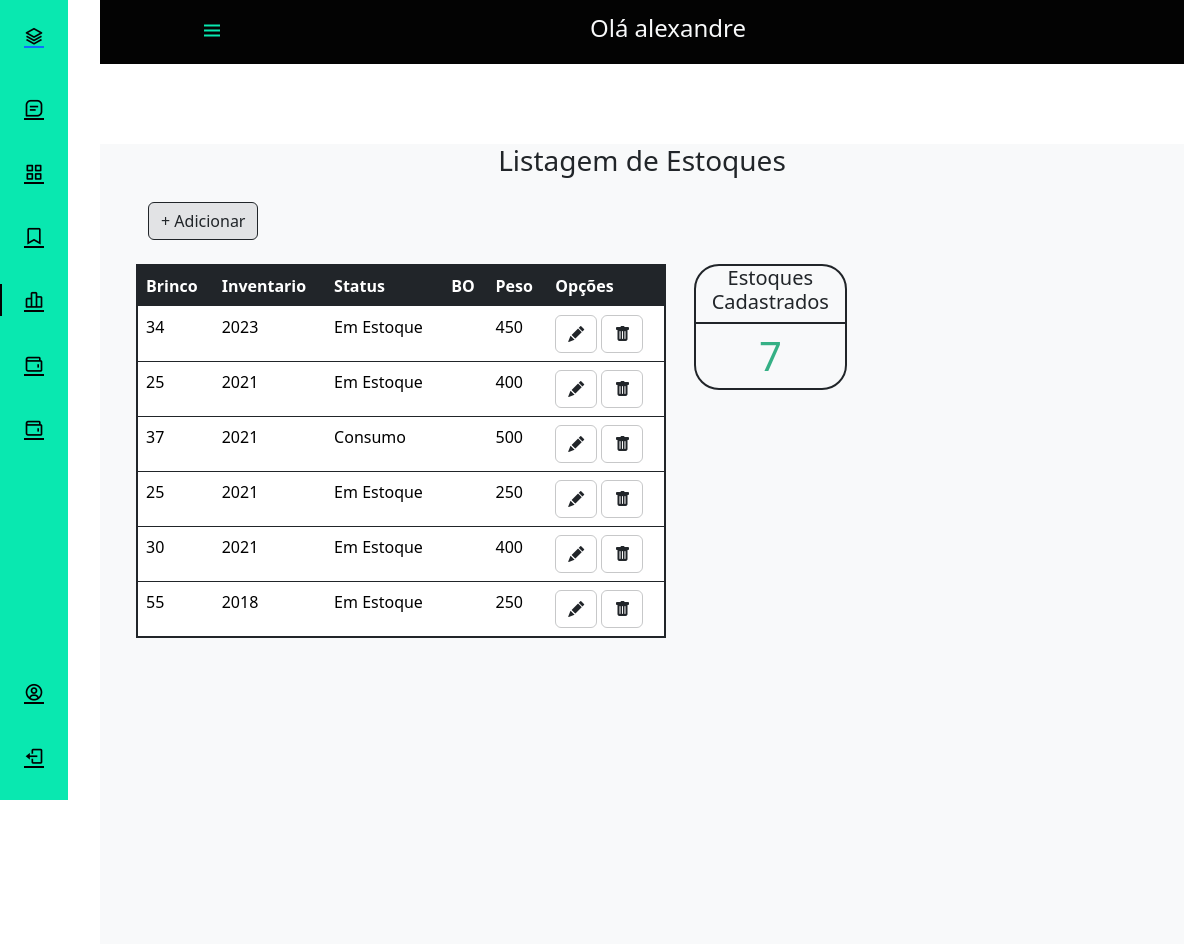
The page /dashboard/sidebar_estoque.php (signed in) on the database its author committed.
### tables this page shows
CREATE TABLE `usuario` (
  `idProdutor` int(11) NOT NULL,
  `Nome` varchar(80) NOT NULL,
  `Cpf` varchar(15) NOT NULL,
  `Telefone` varchar(15) DEFAULT NULL,
  `Endereco` text DEFAULT NULL,
  `Email` varchar(45) NOT NULL,
  `Senha` varchar(80) NOT NULL,
  `Rg` varchar(12) DEFAULT NULL,
  `Localidade` varchar(45) DEFAULT NULL,
  `Prop_rural` varchar(60) DEFAULT NULL,
  `Municipio` varchar(45) DEFAULT NULL,
  `Cep` char(10) DEFAULT NULL,
  `Nivel` int(11) NOT NULL
);

CREATE TABLE `estoque` (
  `IdEstoque` int(11) NOT NULL,
  `idAnimal` int(11) NOT NULL,
  `idInventario` int(11) NOT NULL,
  `Peso` float NOT NULL,
  `Status` enum('N','E','M','C','R') NOT NULL,
  `BO` text DEFAULT NULL,
  `idProdutor` int(11) NOT NULL
);

CREATE TABLE `animal` (
  `idAnimal` int(11) NOT NULL,
  `Brinco` varchar(10) NOT NULL,
  `Especie` varchar(45) NOT NULL,
  `Sexo` enum('M','F') NOT NULL,
  `Data_de_nascimento` date DEFAULT NULL,
  `Pelagem` varchar(45) DEFAULT NULL,
  `idRebanho` int(11) NOT NULL,
  `idProdutor` int(11) NOT NULL,
  `idCategoria` int(11) NOT NULL
);

CREATE TABLE `inventario` (
  `idInventario` int(11) NOT NULL,
  `Nome` varchar(45) NOT NULL,
  `Ano` year(4) NOT NULL,
  `idProdutor` int(11) NOT NULL
);

### dashboard/sidebar_estoque.php (the view, shortened to what this page needs)
<?php
require_once "../script/connection.php";
$id = $_SESSION["idProdutor"];
$sql_usuario = "SELECT * FROM usuario WHERE idProdutor = '$id'";
$result_usuario = $conn->query($sql_usuario);
if ($result_usuario->num_rows > 0) {
    while ($row_usuario = $result_usuario->fetch_assoc()) {
        $name_user = $row_usuario["Nome"];
    }
} else {
    header("Location: ../login/index.php");
}
$sql_conta = "SELECT COUNT(*) as num_invetario FROM estoque " ;
$result_conta = $conn->query($sql_conta);
$row_conta = $result_conta->fetch_assoc();
?>
<!DOCTYPE html>
<html lang="en">
<head>
    <link rel="stylesheet" href="sidebar.css">
    <link rel="stylesheet" href="https://cdn.jsdelivr.net/npm/bootstrap@5.0.0-beta1/dist/css/bootstrap.min.css">
    <link rel="stylesheet" href="https://cdn.jsdelivr.net/npm/boxicons@latest/css/boxicons.min.css">
    <link href="https://cdn.jsdelivr.net/npm/bootstrap@5.3.1/dist/css/bootstrap.min.css" rel="stylesheet">
    <link rel="stylesheet" href="https://cdn.jsdelivr.net/npm/bootstrap-icons@1.10.5/font/bootstrap-icons.css">
</head>
<body>
    <body id="body-pd">
        <header class="header" id="header">
            <div class="header_toggle"> <i class='bx bx-menu' id="header-toggle"></i> </div>
            <div>
                <h4 class="text-light">Olá <?php echo $name_user;  ?></h4>
            </div>
            <div class="header_img"><img src="https://www.promoview.com.br/uploads/images/unnamed%2819%29.png" alt=""> </div>
        </header>
        <div class="l-navbar" id="nav-bar">
            <nav class="nav">
                <div> <a href="sidebar.php" class="nav_logo"> <i class='bx bx-layer nav_logo-icon'></i> <span class="nav_logo-name">Administrativa</span> </a>
                    <div class="nav_list">
                        <a href="sidebar_animal.php" class="nav_link">
                            <i class='bx bx-message-square-detail nav_icon'></i>
                        </a>
                        <a href="sidebar_categoria.php" class="nav_link ">
                            <i class='bx bx-grid-alt nav_icon'></i>
                        </a>
                        <a href="sidebar_rebanho.php" class="nav_link">
                            <i class='bx bx-bookmark nav_icon'></i>
                        </a>
                        <a href="sidebar_estoque.php" class="nav_link active">
                            <i class='bx bx-bar-chart-alt-2 nav_icon'></i>
                        </a>
                        <a href="sidebar_estoque.php" class="nav_link">
                            <i class='bx bx-wallet nav_icon'></i>
                        </a>
                        <a href="sidebar_relatorio.php" class="nav_link">
                            <i class='bx bx-wallet nav_icon'></i>
                        </a>
                    </div>
                </div> <div>
                    <a href="form_edit_user.php?id=<?php echo $id; ?>" class="nav_link"> <i class='bx bx-user-circle nav_icon' ></i> <span class="nav_name">Editar Perfil</span> </a>
                    <a href="../script/logout.php" class="nav_link"> <i class='bx bx-log-out nav_icon'></i> <span class="nav_name">Sair</span> </a>
                </div>
            </nav>
        </div>
        <div class="height-100 bg-light" style="margin-top: 80px;">
            <h3 class="text-center">Listagem de Estoques</h3>
            <div class="ms-5">
                <button type="button" class="btn bg-secondary-subtle border border-dark mt-3 mb-4" data-bs-toggle="modal" data-bs-target="#exampleModal">
                    + Adicionar
                </button>
                <div class="row">
                    <table class="table w-50 col-5 border border-2 border-dark">
                        <thead class="table-dark">
                            <tr>
                                <th scope="col">Brinco</th>
                                <th scope="col">Inventario</th>
                                <th scope="col">Status</th>
                                <th scope="col">BO</th>
                                <th scope="col">Peso</th>
                                <th scope="col">Opções</th>
                            </tr>
                        </thead>
                        <tbody>
                            <?php
                            $sql = "SELECT * FROM `estoque`
                            INNER JOIN animal
                            ON estoque.idAnimal = animal.idAnimal
                            INNER JOIN inventario
                            ON estoque.idInventario = inventario.idInventario order by inventario.Ano desc";
                            $result = $conn->query($sql);
                            if ($result->num_rows > 0) {
                                while ($row = $result->fetch_assoc()) {
                            ?>
                                    <tr>
                                        <td><?php echo $row["Brinco"]; ?></td>
                                        <td><?php echo $row["Ano"]; ?></td>
                                        <td><?php
                                        $status = $row["Status"];
                                        if($status == 'N'){
                                            echo "Nascido";
                                        }else if($status == 'E'){
                                            echo "Em Estoque";
                                        }else if($status == 'M'){
                                            echo "Morto";
                                        }else if($status == 'C'){
                                            echo "Consumo";
                                        }else if($status == 'R'){
                                            echo "Roubo";
                                        }
                                        ?></td>
                                        <td><?php echo $row["BO"]; ?></td>
                                        <td><?php echo $row["Peso"]; ?></td>
                                        <td>
                                            <a href='form_edit_estoque.php?id=<?php echo $row["IdEstoque"]; ?>' class='btn border border-dark border-opacity-25 '><i class="bi bi-pencil-fill"></i></a>
                                            <button onclick='AlertDeletInventario(<?php echo $row["IdEstoque"]; ?>)' class='btn border border-dark border-opacity-25'><i class="bi bi-trash-fill"></i></button>
                                        </td>
                                    </tr>
                            <?php
                                }
                            }
                            ?>
                        </tbody>
                    </table>
                    <div class="col-2 ms-3">
                        <div class=" border border-dark border-2" style="border-radius: 25px;">
                            <h5 class="text-center border-bottom border-dark border-2 pb-2">Estoques Cadastrados</h5>
                            <h1 class="text-center" style="color: #35b085;"><?php echo $row_conta["num_invetario"]; ?></h1>
                        </div>
                    </div>
                </div>
            </div>
        </div>
    </body>
</html>

### dashboard/sidebar.css (style rules this page uses)
:root { --header-height: 3rem; --nav-width: 68px; --first-color: #09e8b0; --first-color-light: #000000; --white-color: rgb(3, 3, 3); --body-font: 'Nunito', sans-serif; --normal-font-size: 1rem; --z-fixed: 100 }
*,::before,::after { box-sizing: border-box }
body { position: relative; margin: var(--header-height) 0 0 0; padding: 0 1rem; font-family: var(--body-font); font-size: var(--normal-font-size); transition: .5s; }
a { text-decoration: none }
.header { width: 100%; height: var(--header-height); position: relative; top: 0; left: 0; display: flex; align-items: center; justify-content: space-between; padding: 0 1rem; background-color: var(--white-color); z-index: var(--z-fixed); transition: .5s }
.header_toggle { color: var(--first-color); font-size: 1.5rem; cursor: pointer }
.header_img { width: 35px; height: 35px; display: flex; justify-content: center; border-radius: 50%; overflow: hidden }
.header_img img { width: 40px }
.l-navbar { position: fixed; top: 0; left: -30%; width: var(--nav-width); height: 100vh; background-color: var(--first-color); padding: .5rem 1rem 0 0; transition: .5s; z-index: var(--z-fixed) }
.nav { height: 100%; display: flex; flex-direction: column; justify-content: space-between; overflow: hidden }
.nav_logo, .nav_link { display: grid; grid-template-columns: max-content max-content; align-items: center; column-gap: 1rem; padding: .5rem 0 .5rem 1.5rem }
.nav_logo { margin-bottom: 2rem }
.nav_logo-icon { font-size: 1.25rem; color: var(--white-color) }
.nav_link { position: relative; color: var(--first-color-light); margin-bottom: 1.5rem; transition: .3s }
.nav_icon { font-size: 1.25rem }
.active { color: var(--white-color) }
.active::before { content: ''; position: absolute; left: 0; width: 2px; height: 32px; background-color: var(--white-color) }
.height-100 { height:100vh }
@media screen and (min-width: 768px) { body { margin: calc(var(--header-height) + 1rem) 0 0 0; padding-left: calc(var(--nav-width) + 2rem) } }
@media screen and (min-width: 768px) { .header { height: calc(var(--header-height) + 1rem); padding: 0 2rem 0 calc(var(--nav-width) + 2rem) } }
@media screen and (min-width: 768px) { .header_img { width: 40px; height: 40px } }
@media screen and (min-width: 768px) { .header_img img { width: 45px } }
@media screen and (min-width: 768px) { .l-navbar { left: 0; padding: 1rem 1rem 0 0 } }

### rows shown on the page
usuario: Nome "alexandre"
estoque: idAnimal.Brinco "34", idInventario.Ano "2023", Status "Em Estoque", Peso "450"
estoque: idAnimal.Brinco "25", idInventario.Ano "2021", Status "Em Estoque", Peso "400"
estoque: idAnimal.Brinco "37", idInventario.Ano "2021", Status "Consumo", Peso "500"
estoque: idAnimal.Brinco "25", idInventario.Ano "2021", Status "Em Estoque", Peso "250"
estoque: idAnimal.Brinco "30", idInventario.Ano "2021", Status "Em Estoque", Peso "400"
estoque: idAnimal.Brinco "55", idInventario.Ano "2018", Status "Em Estoque", Peso "250"

### other values the page prints
$row_conta["num_invetario"] "7"
